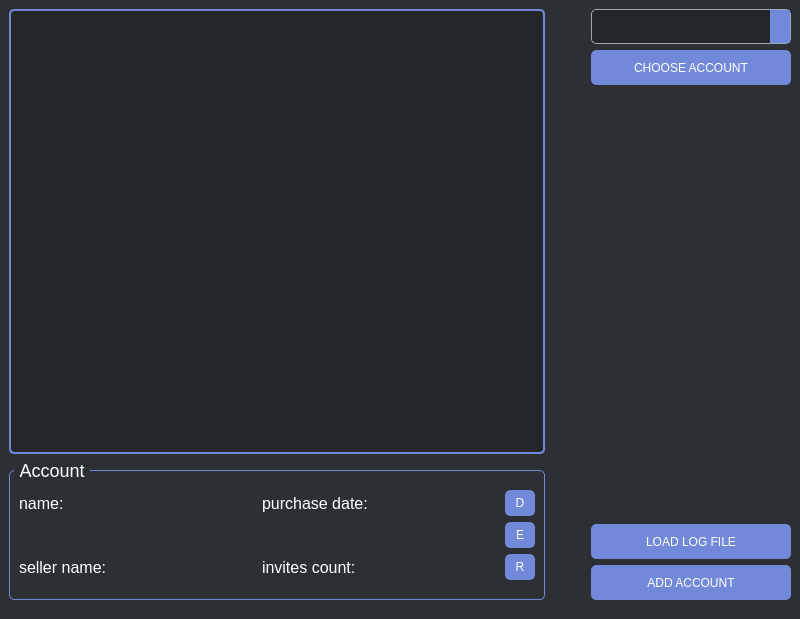
<?xml version="1.0" encoding="UTF-8"?>
<ui version="4.0">
 <class>MainWindow</class>
 <widget class="QMainWindow" name="MainWindow">
  <property name="geometry">
   <rect>
    <x>0</x>
    <y>0</y>
    <width>800</width>
    <height>619</height>
   </rect>
  </property>
  <property name="minimumSize">
   <size>
    <width>800</width>
    <height>600</height>
   </size>
  </property>
  <property name="windowTitle">
   <string>MainWindow</string>
  </property>
  <property name="styleSheet">
   <string notr="true">/* Общий стиль для окна */
QMainWindow {
    background-color: #2c2f33;
    color: #000;
    font-family: Arial, sans-serif;
    font-size: 14px;
}

/* QGraphicsView стиль */
QGraphicsView {
    border: 2px solid #7289da;
    border-radius: 5px;
    background-color: #23272a;
}

/* QComboBox стиль */
QComboBox {
    border: 1px solid #99aab5;
    border-radius: 5px;
    padding: 5px;
    background-color: #23272a;
    color: #ffffff;
}
QComboBox::drop-down {
    border: none;
    background: #7289da;
    width: 20px;
}
QComboBox::down-arrow {
    image: url(:/icons/arrow-down.png); /* При необходимости замените иконку */
    width: 10px;
    height: 10px;
}

/* QPushButton стиль */
QPushButton {
    background-color: #7289da;
    border: 1px solid #7289da;
    border-radius: 5px;
    padding: 5px;
    color: #ffffff;
}
QPushButton:hover {
    background-color: #99aab5;
    border: 1px solid #99aab5;
}
QPushButton:pressed {
    background-color: #23272a;
    border: 1px solid #99aab5;
}

/* QSpacerItem стиль (используется для регулирования пространства) */
QSpacerItem {
    background: transparent;
}

/* ScrollBars (если они есть внутри QGraphicsView) */
QScrollBar:vertical {
    background: #2c2f33;
    border: none;
    width: 10px;
}
QScrollBar::handle:vertical {
    background: #7289da;
    border-radius: 5px;
}
QScrollBar::add-line:vertical,
QScrollBar::sub-line:vertical {
    background: none;
}
QScrollBar:horizontal {
    background: #2c2f33;
    border: none;
    height: 10px;
}
QScrollBar::handle:horizontal {
    background: #7289da;
    border-radius: 5px;
}
QScrollBar::add-line:horizontal,
QScrollBar::sub-line:horizontal {
    background: none;
}

/* QGroupBox стиль */
QGroupBox {
    background-color: #2c2f33;
    color: #fff;
	font-size: 18px;
    border: 1px solid #7289da;
    border-radius: 5px;
    margin-top: 10px;
    margin-bottom: 10px;
}

QLabel {
	color: #000;
	font-size: 16px;
}

QGroupBox::title {
    subcontrol-origin: margin;
    left: 5px;
    padding: 0 3px;
}
</string>
  </property>
  <widget class="QWidget" name="centralwidget">
   <layout class="QHBoxLayout" name="horizontalLayout">
    <item>
     <layout class="QVBoxLayout" name="verticalLayout_2">
      <item>
       <widget class="QGraphicsView" name="graphicsView"/>
      </item>
      <item>
       <layout class="QVBoxLayout" name="verticalLayout_5"/>
      </item>
      <item>
       <widget class="QGroupBox" name="groupBox">
        <property name="sizePolicy">
         <sizepolicy hsizetype="Preferred" vsizetype="Minimum">
          <horstretch>0</horstretch>
          <verstretch>0</verstretch>
         </sizepolicy>
        </property>
        <property name="minimumSize">
         <size>
          <width>0</width>
          <height>150</height>
         </size>
        </property>
        <property name="styleSheet">
         <string notr="true">QLabel {
	color: #fff;
	font-size: 16px;
}
</string>
        </property>
        <property name="title">
         <string>Account</string>
        </property>
        <layout class="QVBoxLayout" name="verticalLayout_4">
         <item>
          <layout class="QGridLayout" name="gridLayout">
           <item row="1" column="1">
            <widget class="QLabel" name="purchaseDateLabel">
             <property name="text">
              <string>purchase date:</string>
             </property>
            </widget>
           </item>
           <item row="3" column="2">
            <widget class="QPushButton" name="deleteBtn">
             <property name="maximumSize">
              <size>
               <width>30</width>
               <height>16777215</height>
              </size>
             </property>
             <property name="text">
              <string>R</string>
             </property>
            </widget>
           </item>
           <item row="1" column="2">
            <widget class="QPushButton" name="descriptionBtn">
             <property name="maximumSize">
              <size>
               <width>30</width>
               <height>16777215</height>
              </size>
             </property>
             <property name="text">
              <string>D</string>
             </property>
            </widget>
           </item>
           <item row="1" column="0">
            <widget class="QLabel" name="nameLabel">
             <property name="text">
              <string>name:</string>
             </property>
            </widget>
           </item>
           <item row="2" column="2">
            <widget class="QPushButton" name="editBtn">
             <property name="maximumSize">
              <size>
               <width>30</width>
               <height>16777215</height>
              </size>
             </property>
             <property name="text">
              <string>E</string>
             </property>
            </widget>
           </item>
           <item row="3" column="1">
            <widget class="QLabel" name="invitesCountLabel">
             <property name="text">
              <string>invites count:</string>
             </property>
            </widget>
           </item>
           <item row="3" column="0">
            <widget class="QLabel" name="sellerNameLabel">
             <property name="text">
              <string>seller name:</string>
             </property>
            </widget>
           </item>
          </layout>
         </item>
        </layout>
       </widget>
      </item>
     </layout>
    </item>
    <item>
     <spacer name="horizontalSpacer">
      <property name="orientation">
       <enum>Qt::Orientation::Horizontal</enum>
      </property>
      <property name="sizeType">
       <enum>QSizePolicy::Policy::Minimum</enum>
      </property>
      <property name="sizeHint" stdset="0">
       <size>
        <width>40</width>
        <height>20</height>
       </size>
      </property>
     </spacer>
    </item>
    <item>
     <layout class="QVBoxLayout" name="verticalLayout">
      <item>
       <widget class="QComboBox" name="accountsCbx">
        <property name="sizePolicy">
         <sizepolicy hsizetype="Fixed" vsizetype="Fixed">
          <horstretch>0</horstretch>
          <verstretch>0</verstretch>
         </sizepolicy>
        </property>
        <property name="minimumSize">
         <size>
          <width>200</width>
          <height>35</height>
         </size>
        </property>
       </widget>
      </item>
      <item>
       <widget class="QPushButton" name="chooseAccountBtn">
        <property name="sizePolicy">
         <sizepolicy hsizetype="Fixed" vsizetype="Fixed">
          <horstretch>0</horstretch>
          <verstretch>0</verstretch>
         </sizepolicy>
        </property>
        <property name="minimumSize">
         <size>
          <width>200</width>
          <height>35</height>
         </size>
        </property>
        <property name="text">
         <string>CHOOSE ACCOUNT</string>
        </property>
       </widget>
      </item>
      <item>
       <spacer name="verticalSpacer">
        <property name="orientation">
         <enum>Qt::Orientation::Vertical</enum>
        </property>
        <property name="sizeType">
         <enum>QSizePolicy::Policy::Expanding</enum>
        </property>
        <property name="sizeHint" stdset="0">
         <size>
          <width>20</width>
          <height>100</height>
         </size>
        </property>
       </spacer>
      </item>
      <item>
       <widget class="QPushButton" name="loadBtn">
        <property name="sizePolicy">
         <sizepolicy hsizetype="Fixed" vsizetype="Fixed">
          <horstretch>0</horstretch>
          <verstretch>0</verstretch>
         </sizepolicy>
        </property>
        <property name="minimumSize">
         <size>
          <width>200</width>
          <height>35</height>
         </size>
        </property>
        <property name="text">
         <string>LOAD LOG FILE</string>
        </property>
       </widget>
      </item>
      <item>
       <widget class="QPushButton" name="addAccountBtn">
        <property name="minimumSize">
         <size>
          <width>0</width>
          <height>35</height>
         </size>
        </property>
        <property name="text">
         <string>ADD ACCOUNT</string>
        </property>
       </widget>
      </item>
      <item>
       <spacer name="verticalSpacer_2">
        <property name="orientation">
         <enum>Qt::Orientation::Vertical</enum>
        </property>
        <property name="sizeType">
         <enum>QSizePolicy::Policy::Minimum</enum>
        </property>
        <property name="sizeHint" stdset="0">
         <size>
          <width>20</width>
          <height>10</height>
         </size>
        </property>
       </spacer>
      </item>
     </layout>
    </item>
   </layout>
  </widget>
 </widget>
 <resources/>
 <connections/>
</ui>
